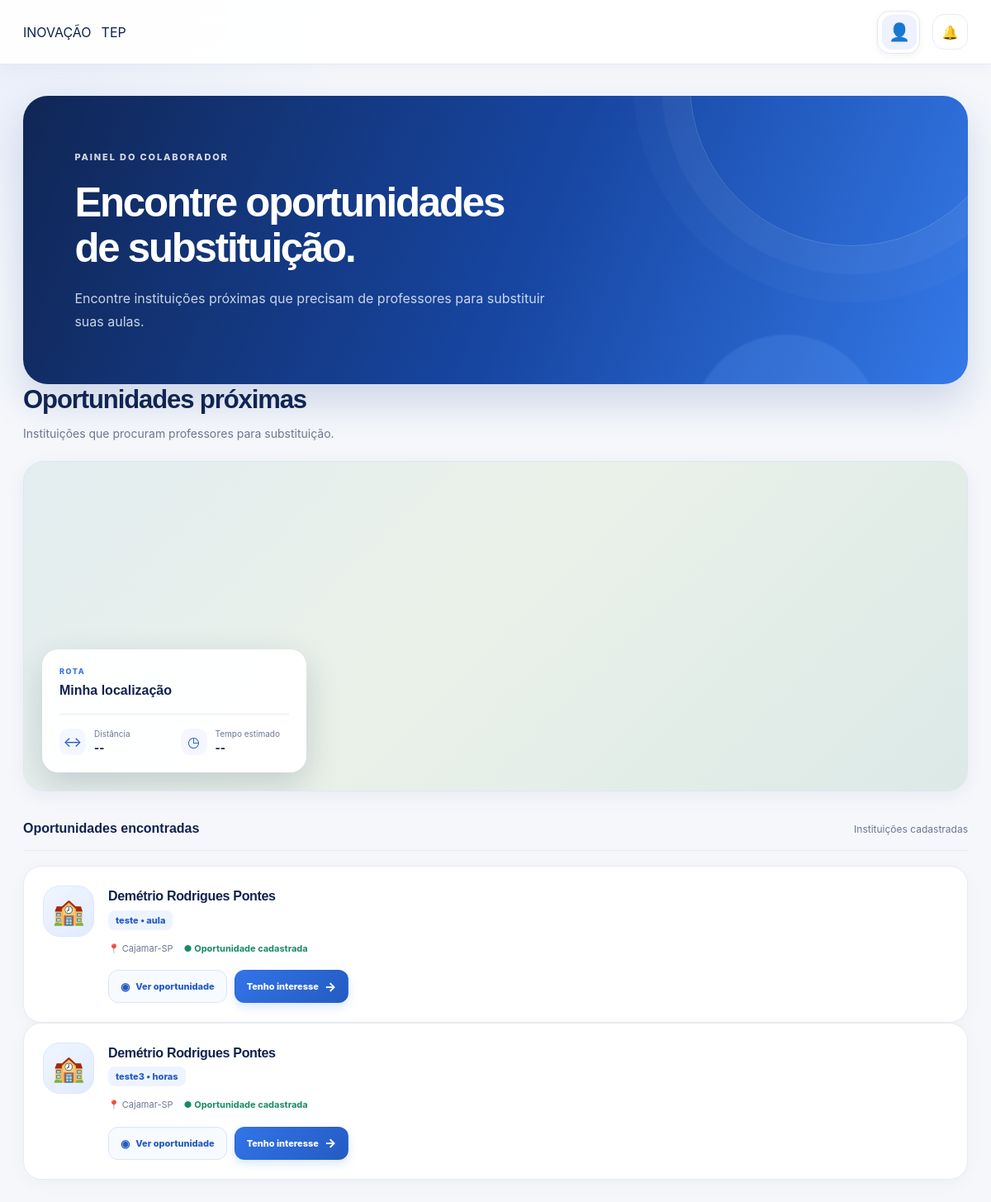
The app's page /usuario/colaborador/ with its own data.
### instituicao/models.py (models this page shows, shortened)
class InformacoesInstituicao(models.Model):
    escola = models.TextField(db_column="Escola")
    telefone = models.TextField(db_column="Telefone")
    cep = models.TextField(db_column="CEP")
    endereco = models.TextField(db_column="Endereço")
    municipio = models.TextField(db_column="Municipio")
    bairro = models.TextField(db_column="Bairro")
    materia = models.TextField(db_column="Materia")
    tipo = models.TextField(db_column="Tipo")
    quantidade = models.TextField(db_column="Quantidade")
    responsavel = models.TextField(db_column="Nome do responsavel")
    observacoes = models.TextField(
        db_column="Observacoes",
        blank=True,
    )
    class Meta:
        managed = False
        db_table = "informacoes_instituicao"
        verbose_name = "Informação da instituição"
        verbose_name_plural = "Informações da instituição"

### usuario/views.py (the view)
# urls.py: path('colaborador/', views.colaborador, name='colaborador'),
def colaborador(request):
    oportunidades = []
    with connection.cursor() as cursor:
        cursor.execute("""
            SELECT name
            FROM sqlite_master
            WHERE type = 'table'
              AND name = 'informacoes_instituicao'
        """)
        tabela_existe = cursor.fetchone()
        if tabela_existe:
            cursor.execute('PRAGMA table_info("informacoes_instituicao")')
            colunas = [coluna[1] for coluna in cursor.fetchall()]
            aliases = {
                "escola": ["Escola", "escola", "nome_escola"],
                "materia": ["Materia", "materia", "matéria"],
                "tipo": ["Tipo", "tipo"],
                "municipio": [
                    "Municipio",
                    "municipio",
                    "Município",
                    "municipio_escola",
                ],
                "telefone": ["Telefone", "telefone"],
                "cep": ["CEP", "cep"],
                "endereco": [
                    "Endereço",
                    "Endereco",
                    "endereco",
                    "logradouro",
                ],
                "bairro": ["Bairro", "bairro"],
                "quantidade": ["Quantidade", "quantidade"],
                "responsavel": [
                    "Nome do responsavel",
                    "Nome do responsável",
                    "nome_responsavel",
                    "responsavel",
                ],
                "observacoes": [
                    "Observacoes",
                    "Observações",
                    "observacoes",
                    "observacoes_escola",
                ],
            }
            selecionadas = {}
            for destino, possibilidades in aliases.items():
                for nome in possibilidades:
                    if nome in colunas:
                        selecionadas[destino] = nome
                        break
            if "escola" in selecionadas:
                campos_sql = []
                for destino, coluna in selecionadas.items():
                    coluna_segura = '"' + coluna.replace('"', '""') + '"'
                    campos_sql.append(f"{coluna_segura} AS {destino}")
                sql = (
                    "SELECT "
                    + ", ".join(campos_sql)
                    + ' FROM "informacoes_instituicao"'
                )
                cursor.execute(sql)
                nomes = [descricao[0] for descricao in cursor.description]
                oportunidades = [dict(zip(nomes, linha)) for linha in cursor.fetchall()]
    return render(
        request,
        "usuarios/colaborador.html",
        {
            "oportunidades": oportunidades,
        },
    )

### templates/usuarios/colaborador.html (shortened to what this page needs)
{% load static %}
<!DOCTYPE html>
<html lang="pt-br">
<head>
    <link rel="stylesheet" href="{% static 'usuarios/css/instituicao/instituicao.css' %}">
    <link rel="stylesheet" href="{% static 'usuarios/css/componentes/perfil_colaborador.css' %}">
    <link rel="stylesheet" href="https://api.mapbox.com/mapbox-gl-js/v3.30.0/mapbox-gl.css">
</head>
<body>
    <header class="topbar">
        <div class="logo">
            <span>INOVAÇÃO</span> TEP
        </div>
        <div class="header-right">
            {% include 'usuarios/componentes/perfil_colaborador.html' %}
            <button class="notification" type="button">
                🔔
            </button>
        </div>
    </header>
    <main class="container">
        <section class="welcome">
            <p class="small-title">
                PAINEL DO COLABORADOR
            </p>
            <h1>
                Encontre oportunidades<br>
                de substituição.
            </h1>
            <p class="subtitle">
                Encontre instituições próximas que precisam
                de professores para substituir suas aulas.
            </p>
        </section>
        <section class="search-section">
            <div class="section-header">
                <div>
                    <h2>
                        Oportunidades próximas
                    </h2>
                    <p>
                        Instituições que procuram professores para substituição.
                    </p>
                </div>
            </div>
            <div class="uber-map-container">
                <div id="map"></div>
                <div class="uber-route-card">
                    <div class="route-card-top">
                        <div>
                            <span class="route-label">
                                ROTA
                            </span>
                            <strong id="route-title">
                                Minha localização
                            </strong>
                        </div>
                    </div>
                    <div class="route-line"></div>
                    <div class="route-details">
                        <div class="route-detail">
                            <span class="detail-icon">
                                ↔
                            </span>
                            <div>
                                <small>
                                    Distância
                                </small>
                                <strong id="route-distance">
                                    --
                                </strong>
                            </div>
                        </div>
                        <div class="route-detail">
                            <span class="detail-icon">
                                ◷
                            </span>
                            <div>
                                <small>
                                    Tempo estimado
                                </small>
                                <strong id="route-time">
                                    --
                                </strong>
                            </div>
                        </div>
                    </div>
                </div>
            </div>
            <div class="results-title">
                <strong>
                    Oportunidades encontradas
                </strong>
                <span>
                    Instituições cadastradas
                </span>
            </div>
            {% for oportunidade in oportunidades %}
            <article class="teacher-card">
                <div class="teacher-photo">
                    🏫
                </div>
                <div class="teacher-info">
                    <div class="teacher-name">
                        <h3>
                            {{ oportunidade.escola|default:"Instituição sem nome" }}
                        </h3>
                    </div>
                    <p class="subject">
                        {{ oportunidade.materia|default:"Matéria não informada" }}
                        •
                        {{ oportunidade.tipo|default:"Tipo não informado" }}
                    </p>
                    <div class="teacher-details">
                        <span>
                            📍 {{ oportunidade.municipio|default:"Município não informado" }}
                        </span>
                        <span class="available">
                            ● Oportunidade cadastrada
                        </span>
                    </div>
                    <div class="teacher-actions">
                        <button class="profile-btn" type="button" onclick="mostrarDetalhes(this)">
                            Ver oportunidade
                        </button>
                        <button class="request-btn" type="button" onclick="demonstrarInteresse()">
                            Tenho interesse
                        </button>
                    </div>
                </div>
            </article>
            {% endfor %}
        </section>
    </main>
</body>
</html>

### records on screen
InformacoesInstituicao: escola "Demétrio Rodrigues Pontes", materia "teste", tipo "aula", municipio "Cajamar-SP"
InformacoesInstituicao: escola "Demétrio Rodrigues Pontes", materia "teste3", tipo "horas", municipio "Cajamar-SP"
